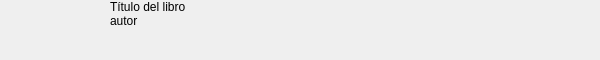
<?xml version="1.0" encoding="UTF-8"?>
<ui version="4.0">
 <class>SearchItem</class>
 <widget class="QWidget" name="SearchItem">
  <property name="geometry">
   <rect>
    <x>0</x>
    <y>0</y>
    <width>600</width>
    <height>60</height>
   </rect>
  </property>
  <property name="minimumSize">
   <size>
    <width>600</width>
    <height>60</height>
   </size>
  </property>
  <property name="maximumSize">
   <size>
    <width>600</width>
    <height>60</height>
   </size>
  </property>
  <property name="windowTitle">
   <string>Form</string>
  </property>
  <property name="styleSheet">
   <string notr="true"/>
  </property>
  <layout class="QHBoxLayout" name="horizontalLayout">
   <property name="spacing">
    <number>0</number>
   </property>
   <property name="margin">
    <number>0</number>
   </property>
   <item>
    <widget class="QWidget" name="SearchItemCont" native="true">
     <layout class="QHBoxLayout" name="horizontalLayout_2">
      <property name="spacing">
       <number>0</number>
      </property>
      <property name="margin">
       <number>0</number>
      </property>
      <item>
       <widget class="QLabel" name="fileTypeLbl">
        <property name="text">
         <string/>
        </property>
        <property name="alignment">
         <set>Qt::AlignLeading|Qt::AlignLeft|Qt::AlignTop</set>
        </property>
       </widget>
      </item>
      <item>
       <widget class="QFrame" name="horizontalFrame">
        <property name="sizePolicy">
         <sizepolicy hsizetype="Preferred" vsizetype="Expanding">
          <horstretch>0</horstretch>
          <verstretch>0</verstretch>
         </sizepolicy>
        </property>
        <property name="minimumSize">
         <size>
          <width>490</width>
          <height>0</height>
         </size>
        </property>
        <property name="maximumSize">
         <size>
          <width>1000</width>
          <height>16777215</height>
         </size>
        </property>
        <layout class="QVBoxLayout" name="verticalLayout_6">
         <property name="spacing">
          <number>0</number>
         </property>
         <property name="margin">
          <number>0</number>
         </property>
         <item>
          <widget class="ElidedLabel" name="searchTitle">
           <property name="styleSheet">
            <string notr="true"/>
           </property>
           <property name="text">
            <string>Título del libro</string>
           </property>
           <property name="indent">
            <number>0</number>
           </property>
          </widget>
         </item>
         <item>
          <widget class="ElidedLabel" name="searchAuthor">
           <property name="styleSheet">
            <string notr="true"/>
           </property>
           <property name="text">
            <string>autor</string>
           </property>
           <property name="alignment">
            <set>Qt::AlignLeading|Qt::AlignLeft|Qt::AlignTop</set>
           </property>
           <property name="wordWrap">
            <bool>false</bool>
           </property>
           <property name="indent">
            <number>0</number>
           </property>
          </widget>
         </item>
         <item>
          <spacer name="verticalSpacer">
           <property name="orientation">
            <enum>Qt::Vertical</enum>
           </property>
           <property name="sizeHint" stdset="0">
            <size>
             <width>20</width>
             <height>40</height>
            </size>
           </property>
          </spacer>
         </item>
        </layout>
       </widget>
      </item>
     </layout>
    </widget>
   </item>
  </layout>
 </widget>
 <customwidgets>
  <customwidget>
   <class>ElidedLabel</class>
   <extends>QLabel</extends>
   <header location="global">ElidedLabel.h</header>
  </customwidget>
 </customwidgets>
 <resources/>
 <connections/>
</ui>
